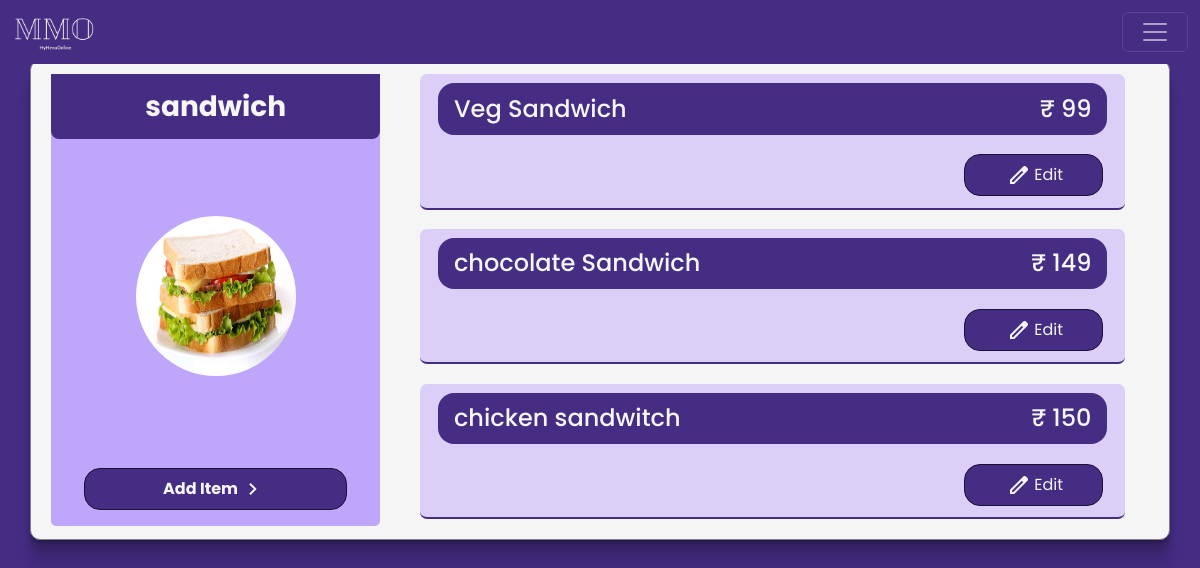
The app's page /client/items/category=6/ (signed in), older data.
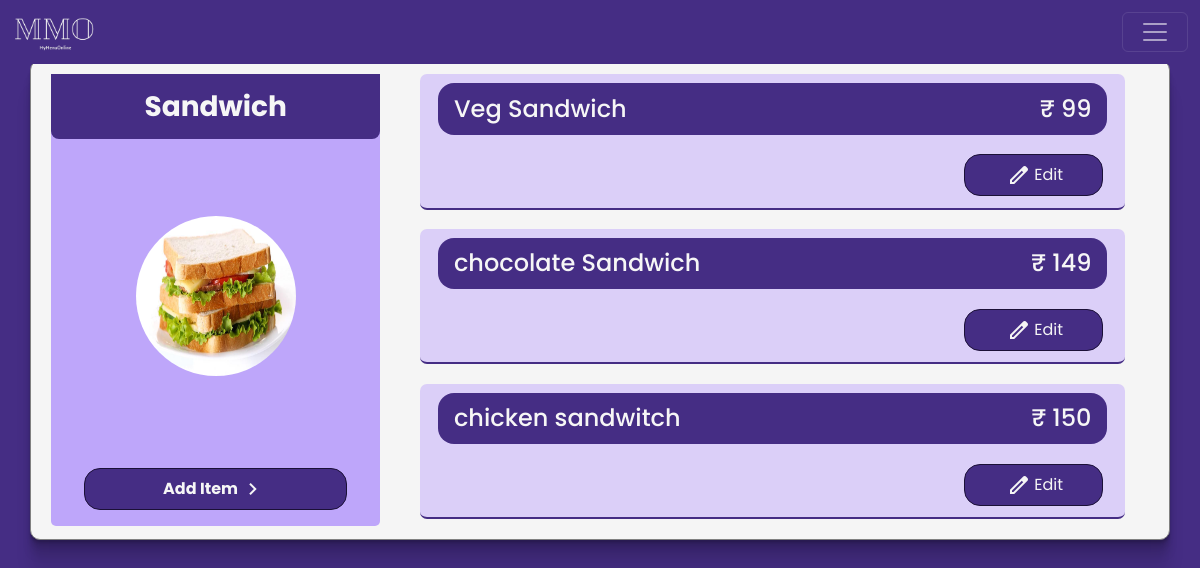
The same page, newer data.
### client/models.py (models this page shows, shortened)
class Header(models.Model):
    header_text = models.CharField(max_length=100)
    image = models.ImageField(upload_to='images', height_field=None, width_field=None, max_length=None, blank=True, null=True)
    menu = models.ForeignKey(Menu, on_delete=models.CASCADE, related_name='headers')
    description = models.CharField(max_length=50, blank= True, default="")

### client/views.py (the view)
# urls.py: path('items/category=<int:id>/', views.itemList, name= 'itemList'),
@login_required
def itemList(request, id):
    try:
        header = Header.objects.get(id = id)
    except:
        return HttpResponse('404 page not found')
    if header.menu.user == request.user:
        items = Item.objects.filter(header= header).order_by('price')
        print(items)
        data = {
            'header' : header,
            'items': items,
        }
        return render(request, 'client/itemList.html',data )
    else:
        return HttpResponse('You are not authorized to view this page')

### client/models.py (called while the page is built)
    def __str__(self):
        return f'{self.item_name}  {self.price}'

### templates/client/itemList.html (shortened to what this page needs)
{% load static %}
<!doctype html>
<html lang="en">
  <head>
    <link rel="stylesheet" href="{% static 'css/styleAdmin.css' %}">
    <link href="https://cdn.jsdelivr.net/npm/bootstrap@5.3.1/dist/css/bootstrap.min.css" rel="stylesheet">
  </head>
  <body>
    {% include 'client/navBar.html' %}
      <div class="container  flexCol">
        <div class="cateloginList ">
          <h3>{{header.header_text}}</h3>
          {% if header.image %}
          <img src="{{header.image.url}}" alt="">
          {% else %}
          <img src="{% static 'img/burger.jpg' %}" alt="">
          {% endif %}
          <p class="myActionButton" onclick="parent.location.href='/client/items/category={{header.id}}/add'"> Add Item<span class="material-symbols-outlined">
            </span></p>
        </div>
        <div class="itemListScroll">
          {% for item in items %}
          <div class="myListItem itermListBlock">
         <div class="itermList">
           <h4>{{item.item_name}}</h4>
           <h4>₹ {{item.price}}</h4>
          </div>
          <div class="categoryButton listnewItem">
            <p onclick="parent.location.href='/client/items/category={{header.id}}/edit/item={{item.id}}'" > <span class="material-symbols-outlined">
            </span>Edit</p>
          </div>
     </div>
     {% endfor %}
</div>
</div>
</body>
</html>

Row changes from the older to the newer data that the page shows:
changed Header: header_text "sandwich" → "Sandwich"
